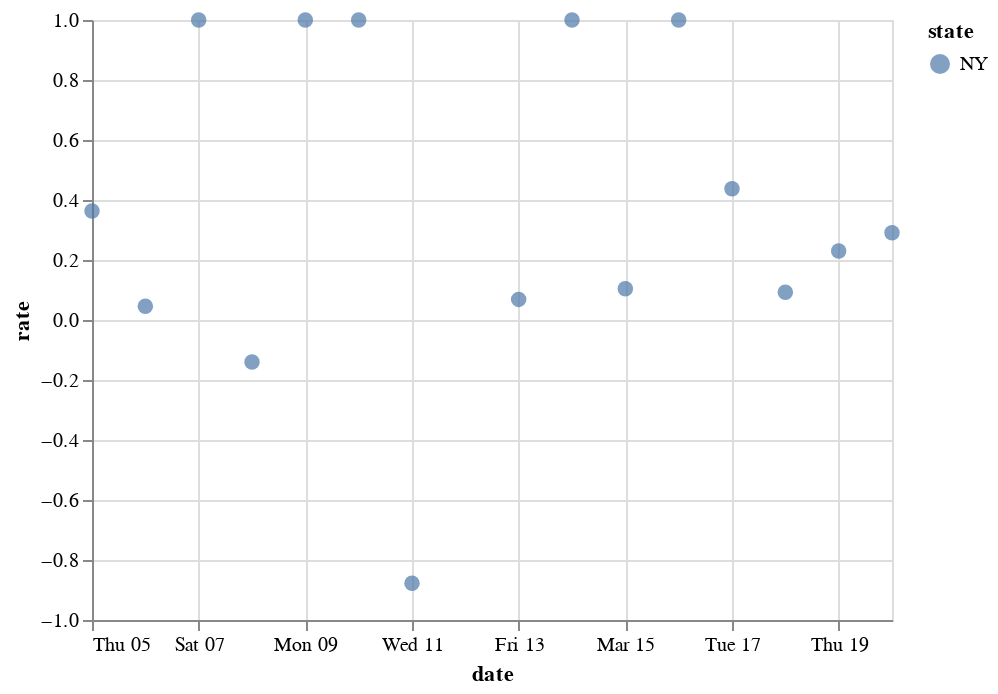

Notebook cell for this chart:
### Code cell
alt.Chart(state_subset).mark_circle(size=60).encode(
    x='date',
    y='rate',
    color='state',
)

### Figure 1 — Vega-Lite specification as saved in the notebook (floating-point values rounded to 4 significant figures)
{"config": {"view": {"continuousWidth": 400, "continuousHeight": 300}}, "data": {"name": "data-8a4613179e5652c535acdaf5200a1171"}, "mark": {"type": "circle", "size": 60}, "encoding": {"color": {"type": "nominal", "field": "state"}, "x": {"type": "temporal", "field": "date"}, "y": {"type": "quantitative", "field": "rate"}}, "$schema": "https://vega.github.io/schema/vega-lite/v4.0.2.json", "datasets": {"data-8a4613179e5652c535acdaf5200a1171": [{"date": "2020-03-04T00:00:00", "state": "NY", "positive_today": 6, "total_today": 78, "positive_yesterday": null, "total_yesterday": null, "positive": null, "total": null, "rate": null}, {"date": "2020-03-05T00:00:00", "state": "NY", "positive_today": 22, "total_today": 122, "positive_yesterday": 6.0, "total_yesterday": 78.0, "positive": 16.0, "total": 44.0, "rate": 0.3636}, {"date": "2020-03-06T00:00:00", "state": "NY", "positive_today": 33, "total_today": 361, "positive_yesterday": 22.0, "total_yesterday": 122.0, "positive": 11.0, "total": 239.0, "rate": 0.04603}, {"date": "2020-03-07T00:00:00", "state": "NY", "positive_today": 76, "total_today": 404, "positive_yesterday": 33.0, "total_yesterday": 361.0, "positive": 43.0, "total": 43.0, "rate": 1.0}, {"date": "2020-03-08T00:00:00", "state": "NY", "positive_today": 105, "total_today": 197, "positive_yesterday": 76.0, "total_yesterday": 404.0, "positive": 29.0, "total": -207.0, "rate": -0.1401}, {"date": "2020-03-09T00:00:00", "state": "NY", "positive_today": 142, "total_today": 234, "positive_yesterday": 105.0, "total_yesterday": 197.0, "positive": 37.0, "total": 37.0, "rate": 1.0}, {"date": "2020-03-10T00:00:00", "state": "NY", "positive_today": 173, "total_today": 265, "positive_yesterday": 142.0, "total_yesterday": 234.0, "positive": 31.0, "total": 31.0, "rate": 1.0}, {"date": "2020-03-11T00:00:00", "state": "NY", "positive_today": 216, "total_today": 216, "positive_yesterday": 173.0, "total_yesterday": 265.0, "positive": 43.0, "total": -49.0, "rate": -0.8776}, {"date": "2020-03-12T00:00:00", "state": "NY", "positive_today": 216, "total_today": 216, "positive_yesterday": 216.0, "total_yesterday": 216.0, "positive": 0.0, "total": 0.0, "rate": null}, {"date": "2020-03-13T00:00:00", "state": "NY", "positive_today": 421, "total_today": 3200, "positive_yesterday": 216.0, "total_yesterday": 216.0, "positive": 205.0, "total": 2984.0, "rate": 0.0687}, {"date": "2020-03-14T00:00:00", "state": "NY", "positive_today": 524, "total_today": 3303, "positive_yesterday": 421.0, "total_yesterday": 3200.0, "positive": 103.0, "total": 103.0, "rate": 1.0}, {"date": "2020-03-15T00:00:00", "state": "NY", "positive_today": 729, "total_today": 5272, "positive_yesterday": 524.0, "total_yesterday": 3303.0, "positive": 205.0, "total": 1969.0, "rate": 0.1041}, {"date": "2020-03-16T00:00:00", "state": "NY", "positive_today": 950, "total_today": 5493, "positive_yesterday": 729.0, "total_yesterday": 5272.0, "positive": 221.0, "total": 221.0, "rate": 1.0}, {"date": "2020-03-17T00:00:00", "state": "NY", "positive_today": 1700, "total_today": 7206, "positive_yesterday": 950.0, "total_yesterday": 5493.0, "positive": 750.0, "total": 1713.0, "rate": 0.4378}, {"date": "2020-03-18T00:00:00", "state": "NY", "positive_today": 2382, "total_today": 14597, "positive_yesterday": 1700.0, "total_yesterday": 7206.0, "positive": 682.0, "total": 7391.0, "rate": 0.09227}, {"date": "2020-03-19T00:00:00", "state": "NY", "positive_today": 4152, "total_today": 22284, "positive_yesterday": 2382.0, "total_yesterday": 14600.0, "positive": 1770.0, "total": 7687.0, "rate": 0.2303}, {"date": "2020-03-20T00:00:00", "state": "NY", "positive_today": 7102, "total_today": 32427, "positive_yesterday": 4152.0, "total_yesterday": 22280.0, "positive": 2950.0, "total": 10140.0, "rate": 0.2908}]}}
